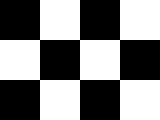
#> input picture ps4_python/input/check.bmp, 160 x 120 px
$ python -i harris_corners.py   (imports and definitions only)   (Python 2 division)   (older library calls are emulated)
#> lines starting #> are read from the running program, lines starting #| are printed output that depends on the picture; after the words box and inside, x2 and y2 are one past the last pixel; in counts of white or black regions, pixels touching at a corner belong together
#> further down, picture is the input picture: shape (120, 160, 3); 50% white; 1 white region, box (x1, y1, x2, y2) and area: (0, 0, 160, 120) 9600
### ps4_python/grad_utils.py
import cv2
import numpy as np

def calc_grad_x(img, k_sobel=3, k_gauss=3, s_gauss=0, norm=False):
#> called with k_sobel = 3, k_gauss = 3, s_gauss = 0, norm = False
    grad_x = cv2.GaussianBlur(cv2.Sobel(img, cv2.CV_64F, 1, 0, k_sobel),
                              (k_gauss,)*2, s_gauss)
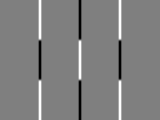
#> grad_x: shape (120, 160) float64; min -765, max 765, mean 4.2; drawn with min black and max white
    if norm:
        grad_x = cv2.normalize(grad_x, grad_x, alpha=0, beta=255,
                               norm_type=cv2.NORM_MINMAX, dtype=cv2.CV_8U)
    return grad_x

def calc_grad_y(img, k_sobel=3, k_gauss=3, s_gauss=0, norm=False):
#> called with k_sobel = 3, k_gauss = 3, s_gauss = 0, norm = False
    grad_y = cv2.GaussianBlur(cv2.Sobel(img, cv2.CV_64F, 0, 1, k_sobel),
                              (k_gauss,)*2, s_gauss)
    if norm:
        grad_y = cv2.normalize(grad_y, grad_y, alpha=0, beta=255,
                               norm_type=cv2.NORM_MINMAX, dtype=cv2.CV_8U)
    return grad_y

def calc_grad_orientation(Ix, Iy):
    return np.arctan2(Iy, Ix)

def calc_grad_mag(Ix, Iy):
    return np.sqrt(Ix ** 2 + Iy ** 2)

### ps4_python/harris_corners.py
import cv2
import numpy as np
from grad_utils import *

def harris_values(img, window_size=5, harris_scoring=0.04, norm=False):
    # calculate image gradients on x and y dimensions
    Ix = calc_grad_x(img, 3)
    Iy = calc_grad_y(img, 3)
    Ixx = Ix ** 2
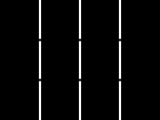
#> Ixx: shape (120, 160) float64; min 0, max 585225, mean 23495.4; drawn with min black and max white
    Ixy = Ix * Iy
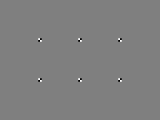
#> Ixy: shape (120, 160) float64; min -82297.3, max 82297.3, mean 0; drawn with min black and max white
    Iyx = Iy * Ix
    Iyy = Iy ** 2
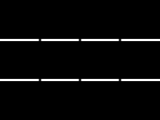
#> Iyy: shape (120, 160) float64; min 0, max 585225, mean 20786; drawn with min black and max white
    # create the weight window matrix
    c = np.zeros((window_size,)*2, dtype=np.float32);
    c[window_size / 2, window_size / 2] = 1.0
    w = cv2.GaussianBlur(c, (window_size,)*2, 0)
    #  w = np.ones((window_size,)*2)
    # calculate the harris values for all pixels of the image
    Rs = np.zeros(img.shape, dtype=np.float32)
    for r in range(w.shape[0]/2, img.shape[0] - w.shape[0]/2):
        minr = max(0, r - w.shape[0]/2)
        maxr = min(img.shape[0], minr + w.shape[0])
        for c in range(w.shape[1]/2, img.shape[1] - w.shape[1]/2):
            minc = max(0, c - w.shape[1]/2)
            maxc = min(img.shape[1], minc + w.shape[1])
            wIxx = Ixx[minr:maxr, minc:maxc]
            wIxy = Ixy[minr:maxr, minc:maxc]
            wIyx = Iyx[minr:maxr, minc:maxc]
            wIyy = Iyy[minr:maxr, minc:maxc]
            Mxx = (w * wIxx).sum()
            Mxy = (w * wIxy).sum()
            Myx = (w * wIyx).sum()
            Myy = (w * wIyy).sum()
            M = np.array([Mxx, Mxy, Myx, Myy]).reshape((2,2))
            Rs[r,c] = np.linalg.det(M)- harris_scoring * (M.trace() ** 2)
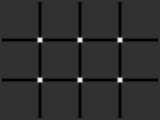
#> Rs: shape (120, 160) float32; min -7.71e+09, max 3.19e+10, mean -470177760; drawn with min black and max white
    if norm:
        Rs = cv2.normalize(Rs, Rs, alpha=0, beta=255,
                           norm_type=cv2.NORM_MINMAX, dtype=cv2.CV_8U)
    return Rs

def harris_corners(img, window_size=5, harris_scoring=0.04, threshold=1e-2,
                  nms_size=10):
    if len(img.shape) > 2:
        img = cv2.cvtColor(img, cv2.COLOR_BGR2GRAY)
    # calculate harris values for all valid pixels
    Rs = harris_values(img, window_size, harris_scoring)
    # apply thresholding
    Rs = Rs * (Rs > (threshold * Rs.max())) * (Rs > 0)
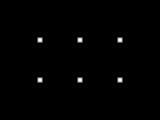
#> Rs: shape (120, 160) float32; min 0, max 3.19e+10, mean 200398576; drawn with min black and max white
    # apply non maximal suppression
    rows, columns = np.nonzero(Rs)
#> rows = 216 values from 37 to 82; columns = 216 values, max 122 at index 17, min 37 at index 0, mean 79.5
    new_Rs = np.zeros(Rs.shape)
    for r,c in zip(rows,columns):
        minr = max(0, r - nms_size / 2)
        maxr = min(img.shape[0], minr + nms_size)
        minc = max(0, c - nms_size / 2)
        maxc = min(img.shape[1], minc + nms_size)
        if Rs[r,c] == Rs[minr:maxr,minc:maxc].max():
            new_Rs[r,c] = Rs[r,c]
#> this loop made 216 passes
#> (r, c, minr, maxr, minc, maxc) on passes 1 to 3: (37, 37, 32, 42, 32, 42), (37, 38, 32, 42, 33, 43), (37, 39, 32, 42, 34, 44)
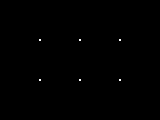
#> new_Rs: shape (120, 160) float64; values 0 (black) and 3.19e+10 (white), 0.12% white in thin lines or dots, all inside (x1, y1, x2, y2) = (39, 39, 121, 81)
            #  Rs[minr:r, minc:c] = 0
            #  Rs[r+1:maxr, c+1:maxc] = 0
    return new_Rs

>>> import cv2
>>> picture = cv2.imread('input/check.bmp')
>>> result = harris_corners(picture)
